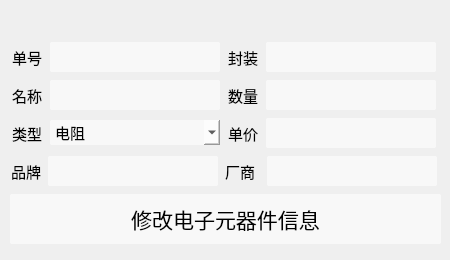
<?xml version="1.0" encoding="UTF-8"?>
<ui version="4.0">
 <class>Dialog</class>
 <widget class="QDialog" name="Dialog">
  <property name="geometry">
   <rect>
    <x>0</x>
    <y>0</y>
    <width>450</width>
    <height>260</height>
   </rect>
  </property>
  <property name="minimumSize">
   <size>
    <width>400</width>
    <height>230</height>
   </size>
  </property>
  <property name="windowTitle">
   <string>电子元器件管理系统</string>
  </property>
  <property name="windowIcon">
   <iconset resource="imageico.qrc">
    <normaloff>:/title.ico</normaloff>:/title.ico</iconset>
  </property>
  <widget class="QWidget" name="layoutWidget">
   <property name="geometry">
    <rect>
     <x>10</x>
     <y>40</y>
     <width>431</width>
     <height>211</height>
    </rect>
   </property>
   <layout class="QVBoxLayout" name="verticalLayout">
    <item>
     <layout class="QHBoxLayout" name="horizontalLayout">
      <item>
       <widget class="QLabel" name="label_8">
        <property name="minimumSize">
         <size>
          <width>30</width>
          <height>20</height>
         </size>
        </property>
        <property name="maximumSize">
         <size>
          <width>30</width>
          <height>20</height>
         </size>
        </property>
        <property name="font">
         <font>
          <family>Microsoft JhengHei UI</family>
          <pointsize>11</pointsize>
         </font>
        </property>
        <property name="text">
         <string>单号</string>
        </property>
       </widget>
      </item>
      <item>
       <widget class="QPlainTextEdit" name="plainTextEdit_ordernum">
        <property name="minimumSize">
         <size>
          <width>170</width>
          <height>30</height>
         </size>
        </property>
        <property name="maximumSize">
         <size>
          <width>135</width>
          <height>30</height>
         </size>
        </property>
        <property name="font">
         <font>
          <family>Arial</family>
          <pointsize>11</pointsize>
         </font>
        </property>
        <property name="styleSheet">
         <string notr="true">QPlainTextEdit#plainTextEdit_ordernum
{
    border-radius: 2px;
    /*border: 2px solid rgb(255,255,255,50);*/
    background:rgb(255,255,255,150);
}

QPlainTextEdit#plainTextEdit_ordernum:hover 
{
    background: rgb(255,255,255,255);
}</string>
        </property>
       </widget>
      </item>
      <item>
       <widget class="QLabel" name="label_5">
        <property name="minimumSize">
         <size>
          <width>30</width>
          <height>20</height>
         </size>
        </property>
        <property name="maximumSize">
         <size>
          <width>30</width>
          <height>20</height>
         </size>
        </property>
        <property name="font">
         <font>
          <family>Microsoft YaHei UI</family>
          <pointsize>11</pointsize>
         </font>
        </property>
        <property name="text">
         <string>封装</string>
        </property>
       </widget>
      </item>
      <item>
       <widget class="QPlainTextEdit" name="plainTextEdit_package">
        <property name="minimumSize">
         <size>
          <width>170</width>
          <height>30</height>
         </size>
        </property>
        <property name="maximumSize">
         <size>
          <width>135</width>
          <height>30</height>
         </size>
        </property>
        <property name="font">
         <font>
          <family>Arial</family>
          <pointsize>11</pointsize>
         </font>
        </property>
        <property name="styleSheet">
         <string notr="true">QPlainTextEdit#plainTextEdit_package
{
    border-radius: 2px;
    /*border: 2px solid rgb(255,255,255,50);*/
    background:rgb(255,255,255,150);
}

QPlainTextEdit#plainTextEdit_package:hover 
{
    background: rgb(255,255,255,255);
}</string>
        </property>
       </widget>
      </item>
     </layout>
    </item>
    <item>
     <layout class="QHBoxLayout" name="horizontalLayout_2">
      <item>
       <widget class="QLabel" name="label">
        <property name="minimumSize">
         <size>
          <width>30</width>
          <height>20</height>
         </size>
        </property>
        <property name="maximumSize">
         <size>
          <width>30</width>
          <height>20</height>
         </size>
        </property>
        <property name="font">
         <font>
          <family>Microsoft YaHei UI</family>
          <pointsize>11</pointsize>
         </font>
        </property>
        <property name="text">
         <string>名称</string>
        </property>
       </widget>
      </item>
      <item>
       <widget class="QPlainTextEdit" name="plainTextEdit_name">
        <property name="minimumSize">
         <size>
          <width>170</width>
          <height>30</height>
         </size>
        </property>
        <property name="maximumSize">
         <size>
          <width>135</width>
          <height>30</height>
         </size>
        </property>
        <property name="font">
         <font>
          <family>Arial</family>
          <pointsize>11</pointsize>
         </font>
        </property>
        <property name="styleSheet">
         <string notr="true">QPlainTextEdit#plainTextEdit_name
{
    border-radius: 2px;
    /*border: 2px solid rgb(255,255,255,50);*/
    background:rgb(255,255,255,150);
}

QPlainTextEdit#plainTextEdit_name:hover 
{
    background: rgb(255,255,255,255);
}</string>
        </property>
       </widget>
      </item>
      <item>
       <widget class="QLabel" name="label_3">
        <property name="minimumSize">
         <size>
          <width>30</width>
          <height>20</height>
         </size>
        </property>
        <property name="maximumSize">
         <size>
          <width>30</width>
          <height>20</height>
         </size>
        </property>
        <property name="font">
         <font>
          <family>Microsoft YaHei UI</family>
          <pointsize>11</pointsize>
         </font>
        </property>
        <property name="text">
         <string>数量</string>
        </property>
       </widget>
      </item>
      <item>
       <widget class="QPlainTextEdit" name="plainTextEdit_num">
        <property name="minimumSize">
         <size>
          <width>170</width>
          <height>30</height>
         </size>
        </property>
        <property name="maximumSize">
         <size>
          <width>135</width>
          <height>30</height>
         </size>
        </property>
        <property name="font">
         <font>
          <family>Arial</family>
          <pointsize>11</pointsize>
         </font>
        </property>
        <property name="styleSheet">
         <string notr="true">QPlainTextEdit#plainTextEdit_num
{
    border-radius: 2px;
    /*border: 2px solid rgb(255,255,255,50);*/
    background:rgb(255,255,255,150);
}

QPlainTextEdit#plainTextEdit_num:hover 
{
    background: rgb(255,255,255,255);
}</string>
        </property>
       </widget>
      </item>
     </layout>
    </item>
    <item>
     <layout class="QHBoxLayout" name="horizontalLayout_3">
      <item>
       <widget class="QLabel" name="label_2">
        <property name="minimumSize">
         <size>
          <width>30</width>
          <height>20</height>
         </size>
        </property>
        <property name="maximumSize">
         <size>
          <width>30</width>
          <height>20</height>
         </size>
        </property>
        <property name="font">
         <font>
          <family>Microsoft YaHei UI</family>
          <pointsize>11</pointsize>
         </font>
        </property>
        <property name="text">
         <string>类型</string>
        </property>
       </widget>
      </item>
      <item>
       <widget class="QComboBox" name="comboBox_type">
        <property name="minimumSize">
         <size>
          <width>170</width>
          <height>25</height>
         </size>
        </property>
        <property name="maximumSize">
         <size>
          <width>135</width>
          <height>25</height>
         </size>
        </property>
        <property name="font">
         <font>
          <family>Arial</family>
          <pointsize>11</pointsize>
         </font>
        </property>
        <property name="autoFillBackground">
         <bool>false</bool>
        </property>
        <property name="styleSheet">
         <string notr="true">QComboBox#comboBox_type
{
    border-radius: 2px;
    /*border: 2px solid rgb(255,255,255,50);*/
    background:rgb(255,255,255,150);
}

QComboBox#comboBox_type:hover 
{
    background: rgb(255,255,255,255);
}</string>
        </property>
        <item>
         <property name="text">
          <string>电阻</string>
         </property>
        </item>
        <item>
         <property name="text">
          <string>电容</string>
         </property>
        </item>
        <item>
         <property name="text">
          <string>电感</string>
         </property>
        </item>
        <item>
         <property name="text">
          <string>二极管</string>
         </property>
        </item>
        <item>
         <property name="text">
          <string>三极管</string>
         </property>
        </item>
        <item>
         <property name="text">
          <string>变压器</string>
         </property>
        </item>
        <item>
         <property name="text">
          <string>传感器</string>
         </property>
        </item>
        <item>
         <property name="text">
          <string>场效应管</string>
         </property>
        </item>
        <item>
         <property name="text">
          <string>IC集成电路</string>
         </property>
        </item>
        <item>
         <property name="text">
          <string>开关</string>
         </property>
        </item>
        <item>
         <property name="text">
          <string>电源</string>
         </property>
        </item>
       </widget>
      </item>
      <item>
       <widget class="QLabel" name="label_4">
        <property name="minimumSize">
         <size>
          <width>30</width>
          <height>20</height>
         </size>
        </property>
        <property name="maximumSize">
         <size>
          <width>30</width>
          <height>20</height>
         </size>
        </property>
        <property name="font">
         <font>
          <family>Microsoft YaHei UI</family>
          <pointsize>11</pointsize>
         </font>
        </property>
        <property name="text">
         <string>单价</string>
        </property>
       </widget>
      </item>
      <item>
       <widget class="QPlainTextEdit" name="plainTextEdit_price">
        <property name="minimumSize">
         <size>
          <width>170</width>
          <height>30</height>
         </size>
        </property>
        <property name="maximumSize">
         <size>
          <width>135</width>
          <height>30</height>
         </size>
        </property>
        <property name="font">
         <font>
          <family>Arial</family>
          <pointsize>11</pointsize>
         </font>
        </property>
        <property name="styleSheet">
         <string notr="true">QPlainTextEdit#plainTextEdit_price
{
    border-radius: 2px;
    /*border: 2px solid rgb(255,255,255,50);*/
    background:rgb(255,255,255,150);
}

QPlainTextEdit#plainTextEdit_price:hover 
{
    background: rgb(255,255,255,255);
}</string>
        </property>
       </widget>
      </item>
     </layout>
    </item>
    <item>
     <layout class="QHBoxLayout" name="horizontalLayout_4">
      <item>
       <widget class="QLabel" name="label_6">
        <property name="minimumSize">
         <size>
          <width>30</width>
          <height>20</height>
         </size>
        </property>
        <property name="maximumSize">
         <size>
          <width>30</width>
          <height>20</height>
         </size>
        </property>
        <property name="font">
         <font>
          <family>Microsoft YaHei UI</family>
          <pointsize>11</pointsize>
         </font>
        </property>
        <property name="text">
         <string>品牌</string>
        </property>
       </widget>
      </item>
      <item>
       <widget class="QPlainTextEdit" name="plainTextEdit_make">
        <property name="minimumSize">
         <size>
          <width>170</width>
          <height>30</height>
         </size>
        </property>
        <property name="maximumSize">
         <size>
          <width>135</width>
          <height>30</height>
         </size>
        </property>
        <property name="font">
         <font>
          <family>Arial</family>
          <pointsize>11</pointsize>
         </font>
        </property>
        <property name="styleSheet">
         <string notr="true">QPlainTextEdit#plainTextEdit_make
{
    border-radius: 2px;
    /*border: 2px solid rgb(255,255,255,50);*/
    background:rgb(255,255,255,150);
}

QPlainTextEdit#plainTextEdit_make:hover 
{
    background: rgb(255,255,255,255);
}</string>
        </property>
       </widget>
      </item>
      <item>
       <widget class="QLabel" name="label_7">
        <property name="minimumSize">
         <size>
          <width>30</width>
          <height>20</height>
         </size>
        </property>
        <property name="maximumSize">
         <size>
          <width>35</width>
          <height>20</height>
         </size>
        </property>
        <property name="font">
         <font>
          <family>Microsoft YaHei UI</family>
          <pointsize>11</pointsize>
         </font>
        </property>
        <property name="text">
         <string>厂商</string>
        </property>
       </widget>
      </item>
      <item>
       <widget class="QPlainTextEdit" name="plainTextEdit_company">
        <property name="minimumSize">
         <size>
          <width>170</width>
          <height>30</height>
         </size>
        </property>
        <property name="maximumSize">
         <size>
          <width>135</width>
          <height>30</height>
         </size>
        </property>
        <property name="font">
         <font>
          <family>Arial</family>
          <pointsize>11</pointsize>
         </font>
        </property>
        <property name="styleSheet">
         <string notr="true">QPlainTextEdit#plainTextEdit_company
{
    border-radius: 2px;
    /*border: 2px solid rgb(255,255,255,50);*/
    background:rgb(255,255,255,150);
}

QPlainTextEdit#plainTextEdit_company:hover 
{
    background: rgb(255,255,255,255);
}</string>
        </property>
       </widget>
      </item>
     </layout>
    </item>
    <item>
     <layout class="QHBoxLayout" name="horizontalLayout_5">
      <item>
       <widget class="QPushButton" name="pushButton_add">
        <property name="minimumSize">
         <size>
          <width>0</width>
          <height>40</height>
         </size>
        </property>
        <property name="maximumSize">
         <size>
          <width>500</width>
          <height>50</height>
         </size>
        </property>
        <property name="font">
         <font>
          <family>Microsoft YaHei UI</family>
          <pointsize>16</pointsize>
         </font>
        </property>
        <property name="styleSheet">
         <string notr="true">QPushButton#pushButton_add
{
    border-radius: 2px;
    /*border: 1px solid rgb(85, 170, 255,100);*/
    background:rgb(255,255,255,150);/*transparent;*/
	color: #000000;
}

QPushButton#pushButton_add:hover 
{
    background: rgb(255,255,255,200);
}

QPushButton#pushButton_add:pressed
{
	background:rgb(85, 170, 255,150);
}</string>
        </property>
        <property name="text">
         <string>修改电子元器件信息</string>
        </property>
       </widget>
      </item>
     </layout>
    </item>
   </layout>
  </widget>
  <widget class="QPushButton" name="pushButton_close">
   <property name="geometry">
    <rect>
     <x>410</x>
     <y>5</y>
     <width>30</width>
     <height>30</height>
    </rect>
   </property>
   <property name="minimumSize">
    <size>
     <width>30</width>
     <height>30</height>
    </size>
   </property>
   <property name="maximumSize">
    <size>
     <width>30</width>
     <height>30</height>
    </size>
   </property>
   <property name="font">
    <font>
     <family>Microsoft YaHei UI</family>
     <pointsize>12</pointsize>
    </font>
   </property>
   <property name="styleSheet">
    <string notr="true">QPushButton#pushButton_close
{
    border-radius: 15px;
    /*border: 1px solid rgb(89, 153, 48);
    background:rgb(0,0,0,0);*/
	image: url(:/close.png);
}

QPushButton#pushButton_close:hover 
{
    background: #ff0000;
	image: url(:/close.png);
}</string>
   </property>
   <property name="text">
    <string/>
   </property>
  </widget>
 </widget>
 <resources>
  <include location="imageico.qrc"/>
 </resources>
 <connections/>
</ui>
